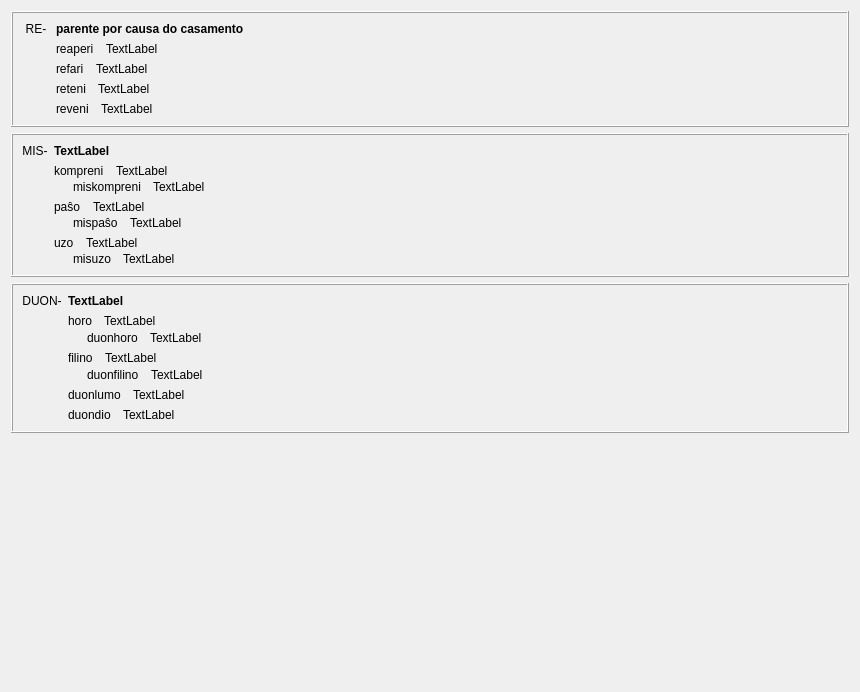
         <widget class="QWidget" name="scrollAreaWidgetContents_5">
          <property name="geometry">
           <rect>
            <x>0</x>
            <y>0</y>
            <width>860</width>
            <height>692</height>
           </rect>
          </property>
          <layout class="QVBoxLayout" name="verticalLayout_18">
           <item>
            <widget class="QFrame" name="frame_16">
             <property name="frameShape">
              <enum>QFrame::Box</enum>
             </property>
             <property name="frameShadow">
              <enum>QFrame::Raised</enum>
             </property>
             <layout class="QHBoxLayout" name="horizontalLayout_9">
              <item>
               <widget class="QLabel" name="label_283">
                <property name="sizePolicy">
                 <sizepolicy hsizetype="Maximum" vsizetype="Preferred">
                  <horstretch>0</horstretch>
                  <verstretch>0</verstretch>
                 </sizepolicy>
                </property>
                <property name="text">
                 <string> RE- </string>
                </property>
                <property name="alignment">
                 <set>Qt::AlignHCenter|Qt::AlignTop</set>
                </property>
                <property name="tipo" stdset="0">
                 <string>afikso</string>
                </property>
               </widget>
              </item>
              <item>
               <layout class="QVBoxLayout" name="verticalLayout_15">
                <item>
                 <widget class="QLabel" name="Lec08_Label605">
                  <property name="styleSheet">
                   <string notr="true">font-weight: bold;</string>
                  </property>
                  <property name="text">
                   <string>parente por causa do casamento</string>
                  </property>
                  <property name="wordWrap">
                   <bool>true</bool>
                  </property>
                 </widget>
                </item>
                <item>
                 <layout class="QHBoxLayout" name="horizontalLayout_560">
                  <property name="spacing">
                   <number>12</number>
                  </property>
                  <item>
                   <widget class="neklakebla_nova" name="Lec08_Button595">
                    <property name="text">
                     <string>reaperi</string>
                    </property>
                    <property name="wordWrap">
                     <bool>true</bool>
                    </property>
                   </widget>
                  </item>
                  <item>
                   <widget class="QLabel" name="Lec08_Label606">
                    <property name="sizePolicy">
                     <sizepolicy hsizetype="Expanding" vsizetype="Preferred">
                      <horstretch>0</horstretch>
                      <verstretch>0</verstretch>
                     </sizepolicy>
                    </property>
                    <property name="text">
                     <string>TextLabel</string>
                    </property>
                    <property name="wordWrap">
                     <bool>true</bool>
                    </property>
                   </widget>
                  </item>
                 </layout>
                </item>
                <item>
                 <layout class="QHBoxLayout" name="horizontalLayout_561">
                  <property name="spacing">
                   <number>12</number>
                  </property>
                  <item>
                   <widget class="neklakebla_nova" name="Lec08_Button596">
                    <property name="text">
                     <string>refari</string>
                    </property>
                    <property name="wordWrap">
                     <bool>true</bool>
                    </property>
                   </widget>
                  </item>
                  <item>
                   <widget class="QLabel" name="Lec08_Label607">
                    <property name="sizePolicy">
                     <sizepolicy hsizetype="Expanding" vsizetype="Preferred">
                      <horstretch>0</horstretch>
                      <verstretch>0</verstretch>
                     </sizepolicy>
                    </property>
                    <property name="text">
                     <string>TextLabel</string>
                    </property>
                    <property name="wordWrap">
                     <bool>true</bool>
                    </property>
                   </widget>
                  </item>
                 </layout>
                </item>
                <item>
                 <layout class="QHBoxLayout" name="horizontalLayout_562">
                  <property name="spacing">
                   <number>12</number>
                  </property>
                  <item>
                   <widget class="neklakebla_nova" name="Lec08_Button17">
                    <property name="text">
                     <string>reteni</string>
                    </property>
                    <property name="wordWrap">
                     <bool>true</bool>
                    </property>
                   </widget>
                  </item>
                  <item>
                   <widget class="QLabel" name="Lec08_Label28">
                    <property name="sizePolicy">
                     <sizepolicy hsizetype="Expanding" vsizetype="Preferred">
                      <horstretch>0</horstretch>
                      <verstretch>0</verstretch>
                     </sizepolicy>
                    </property>
                    <property name="text">
                     <string>TextLabel</string>
                    </property>
                    <property name="wordWrap">
                     <bool>true</bool>
                    </property>
                   </widget>
                  </item>
                 </layout>
                </item>
                <item>
                 <layout class="QHBoxLayout" name="horizontalLayout_563">
                  <property name="spacing">
                   <number>12</number>
                  </property>
                  <item>
                   <widget class="neklakebla_nova" name="Lec08_Button18">
                    <property name="text">
                     <string>reveni</string>
                    </property>
                    <property name="wordWrap">
                     <bool>true</bool>
                    </property>
                   </widget>
                  </item>
                  <item>
                   <widget class="QLabel" name="Lec08_Label29">
                    <property name="sizePolicy">
                     <sizepolicy hsizetype="Expanding" vsizetype="Preferred">
                      <horstretch>0</horstretch>
                      <verstretch>0</verstretch>
                     </sizepolicy>
                    </property>
                    <property name="text">
                     <string>TextLabel</string>
                    </property>
                    <property name="wordWrap">
                     <bool>true</bool>
                    </property>
                   </widget>
                  </item>
                 </layout>
                </item>
               </layout>
              </item>
             </layout>
            </widget>
           </item>
           <item>
            <widget class="QFrame" name="frame_15">
             <property name="frameShape">
              <enum>QFrame::Box</enum>
             </property>
             <property name="frameShadow">
              <enum>QFrame::Raised</enum>
             </property>
             <layout class="QHBoxLayout" name="horizontalLayout_10">
              <item>
               <widget class="QLabel" name="label_277">
                <property name="sizePolicy">
                 <sizepolicy hsizetype="Maximum" vsizetype="Preferred">
                  <horstretch>0</horstretch>
                  <verstretch>0</verstretch>
                 </sizepolicy>
                </property>
                <property name="text">
                 <string>MIS-</string>
                </property>
                <property name="alignment">
                 <set>Qt::AlignHCenter|Qt::AlignTop</set>
                </property>
                <property name="tipo" stdset="0">
                 <string>afikso</string>
                </property>
               </widget>
              </item>
              <item>
               <layout class="QVBoxLayout" name="verticalLayout">
                <item>
                 <widget class="QLabel" name="Lec08_Label608">
                  <property name="styleSheet">
                   <string notr="true">font-weight: bold;</string>
                  </property>
                  <property name="text">
                   <string>TextLabel</string>
                  </property>
                  <property name="wordWrap">
                   <bool>true</bool>
                  </property>
                 </widget>
                </item>
                <item>
                 <layout class="QVBoxLayout" name="verticalLayout_331">
                  <property name="spacing">
                   <number>2</number>
                  </property>
                  <item>
                   <layout class="QHBoxLayout" name="horizontalLayout_555">
                    <property name="spacing">
                     <number>12</number>
                    </property>
                    <item>
                     <widget class="neklakebla_nova" name="Lec08_Button597">
                      <property name="text">
                       <string>kompreni</string>
                      </property>
                      <property name="wordWrap">
                       <bool>true</bool>
                      </property>
                     </widget>
                    </item>
                    <item>
                     <widget class="QLabel" name="Lec08_Label609">
                      <property name="sizePolicy">
                       <sizepolicy hsizetype="Expanding" vsizetype="Preferred">
                        <horstretch>0</horstretch>
                        <verstretch>0</verstretch>
                       </sizepolicy>
                      </property>
                      <property name="text">
                       <string>TextLabel</string>
                      </property>
                      <property name="wordWrap">
                       <bool>true</bool>
                      </property>
                     </widget>
                    </item>
                   </layout>
                  </item>
                  <item>
                   <layout class="QHBoxLayout" name="horizontalLayout_556">
                    <property name="spacing">
                     <number>12</number>
                    </property>
                    <item>
                     <widget class="label_sago_reversa" name="label_269">
                      <property name="sizePolicy">
                       <sizepolicy hsizetype="Maximum" vsizetype="Preferred">
                        <horstretch>0</horstretch>
                        <verstretch>0</verstretch>
                       </sizepolicy>
                      </property>
                      <property name="text">
                       <string/>
                      </property>
                      <property name="pixmap">
                       <pixmap resource="ikonoj.qrc">:/ikonoj/sago_revena.png</pixmap>
                      </property>
                     </widget>
                    </item>
                    <item>
                     <widget class="neklakebla_nova" name="Lec08_Button598">
                      <property name="text">
                       <string>miskompreni</string>
                      </property>
                      <property name="wordWrap">
                       <bool>true</bool>
                      </property>
                     </widget>
                    </item>
                    <item>
                     <widget class="QLabel" name="Lec08_Label610">
                      <property name="sizePolicy">
                       <sizepolicy hsizetype="Expanding" vsizetype="Preferred">
                        <horstretch>0</horstretch>
                        <verstretch>0</verstretch>
                       </sizepolicy>
                      </property>
                      <property name="text">
                       <string>TextLabel</string>
                      </property>
                      <property name="wordWrap">
                       <bool>true</bool>
                      </property>
                     </widget>
                    </item>
                   </layout>
                  </item>
                 </layout>
                </item>
                <item>
                 <layout class="QVBoxLayout" name="verticalLayout_382">
                  <property name="spacing">
                   <number>2</number>
                  </property>
                  <item>
                   <layout class="QHBoxLayout" name="horizontalLayout_628">
                    <property name="spacing">
                     <number>12</number>
                    </property>
                    <item>
                     <widget class="neklakebla_nova" name="Lec08_Button602">
                      <property name="text">
                       <string>paŝo</string>
                      </property>
                      <property name="wordWrap">
                       <bool>true</bool>
                      </property>
                     </widget>
                    </item>
                    <item>
                     <widget class="QLabel" name="Lec08_Label615">
                      <property name="sizePolicy">
                       <sizepolicy hsizetype="Expanding" vsizetype="Preferred">
                        <horstretch>0</horstretch>
                        <verstretch>0</verstretch>
                       </sizepolicy>
                      </property>
                      <property name="text">
                       <string>TextLabel</string>
                      </property>
                      <property name="wordWrap">
                       <bool>true</bool>
                      </property>
                     </widget>
                    </item>
                   </layout>
                  </item>
                  <item>
                   <layout class="QHBoxLayout" name="horizontalLayout_629">
                    <property name="spacing">
                     <number>12</number>
                    </property>
                    <item>
                     <widget class="label_sago_reversa" name="label_370">
                      <property name="sizePolicy">
                       <sizepolicy hsizetype="Maximum" vsizetype="Preferred">
                        <horstretch>0</horstretch>
                        <verstretch>0</verstretch>
                       </sizepolicy>
                      </property>
                      <property name="text">
                       <string/>
                      </property>
                      <property name="pixmap">
                       <pixmap resource="ikonoj.qrc">:/ikonoj/sago_revena.png</pixmap>
                      </property>
                     </widget>
                    </item>
                    <item>
                     <widget class="neklakebla_nova" name="Lec08_Button24">
                      <property name="text">
                       <string>mispaŝo</string>
                      </property>
                      <property name="wordWrap">
                       <bool>true</bool>
                      </property>
                     </widget>
                    </item>
                    <item>
                     <widget class="QLabel" name="Lec08_Label35">
                      <property name="sizePolicy">
                       <sizepolicy hsizetype="Expanding" vsizetype="Preferred">
                        <horstretch>0</horstretch>
                        <verstretch>0</verstretch>
                       </sizepolicy>
                      </property>
                      <property name="text">
                       <string>TextLabel</string>
                      </property>
                      <property name="wordWrap">
                       <bool>true</bool>
                      </property>
                     </widget>
                    </item>
                   </layout>
                  </item>
                 </layout>
                </item>
                <item>
                 <layout class="QVBoxLayout" name="verticalLayout_338">
                  <property name="spacing">
                   <number>2</number>
                  </property>
                  <item>
                   <layout class="QHBoxLayout" name="horizontalLayout_557">
                    <property name="spacing">
                     <number>12</number>
                    </property>
                    <item>
                     <widget class="neklakebla_nova" name="Lec08_Button19">
                      <property name="text">
                       <string>uzo</string>
                      </property>
                      <property name="wordWrap">
                       <bool>true</bool>
                      </property>
                     </widget>
                    </item>
                    <item>
                     <widget class="QLabel" name="Lec08_Label30">
                      <property name="sizePolicy">
                       <sizepolicy hsizetype="Expanding" vsizetype="Preferred">
                        <horstretch>0</horstretch>
                        <verstretch>0</verstretch>
                       </sizepolicy>
                      </property>
                      <property name="text">
                       <string>TextLabel</string>
                      </property>
                      <property name="wordWrap">
                       <bool>true</bool>
                      </property>
                     </widget>
                    </item>
                   </layout>
                  </item>
                  <item>
                   <layout class="QHBoxLayout" name="horizontalLayout_558">
                    <property name="spacing">
                     <number>12</number>
                    </property>
                    <item>
                     <widget class="label_sago_reversa" name="label_270">
                      <property name="sizePolicy">
                       <sizepolicy hsizetype="Maximum" vsizetype="Preferred">
                        <horstretch>0</horstretch>
                        <verstretch>0</verstretch>
                       </sizepolicy>
                      </property>
                      <property name="text">
                       <string/>
                      </property>
                      <property name="pixmap">
                       <pixmap resource="ikonoj.qrc">:/ikonoj/sago_revena.png</pixmap>
                      </property>
                     </widget>
                    </item>
                    <item>
                     <widget class="neklakebla_nova" name="Lec08_Button20">
                      <property name="text">
                       <string>misuzo</string>
                      </property>
                      <property name="wordWrap">
                       <bool>true</bool>
                      </property>
                     </widget>
                    </item>
                    <item>
                     <widget class="QLabel" name="Lec08_Label31">
                      <property name="sizePolicy">
                       <sizepolicy hsizetype="Expanding" vsizetype="Preferred">
                        <horstretch>0</horstretch>
                        <verstretch>0</verstretch>
                       </sizepolicy>
                      </property>
                      <property name="text">
                       <string>TextLabel</string>
                      </property>
                      <property name="wordWrap">
                       <bool>true</bool>
                      </property>
                     </widget>
                    </item>
                   </layout>
                  </item>
                 </layout>
                </item>
               </layout>
              </item>
             </layout>
            </widget>
           </item>
           <item>
            <widget class="QFrame" name="frame_14">
             <property name="frameShape">
              <enum>QFrame::Box</enum>
             </property>
             <property name="frameShadow">
              <enum>QFrame::Raised</enum>
             </property>
             <layout class="QHBoxLayout" name="horizontalLayout_11">
              <item>
               <widget class="QLabel" name="label_271">
                <property name="sizePolicy">
                 <sizepolicy hsizetype="Maximum" vsizetype="Preferred">
                  <horstretch>0</horstretch>
                  <verstretch>0</verstretch>
                 </sizepolicy>
                </property>
                <property name="text">
                 <string>DUON-</string>
                </property>
                <property name="alignment">
                 <set>Qt::AlignHCenter|Qt::AlignTop</set>
                </property>
                <property name="tipo" stdset="0">
                 <string>afikso</string>
                </property>
               </widget>
              </item>
              <item>
               <layout class="QVBoxLayout" name="verticalLayout_65">
                <item>
                 <widget class="QLabel" name="Lec08_Label611">
                  <property name="styleSheet">
                   <string notr="true">font-weight: bold;</string>
                  </property>
                  <property name="text">
                   <string>TextLabel</string>
                  </property>
                  <property name="wordWrap">
                   <bool>true</bool>
                  </property>
                 </widget>
                </item>
                <item>
                 <layout class="QVBoxLayout" name="verticalLayout_64">
                  <property name="spacing">
                   <number>3</number>
                  </property>
                  <item>
                   <layout class="QHBoxLayout" name="horizontalLayout_550">
                    <property name="spacing">
                     <number>12</number>
                    </property>
                    <item>
                     <widget class="neklakebla_nova" name="Lec08_Button600">
                      <property name="text">
                       <string>horo</string>
                      </property>
                      <property name="wordWrap">
                       <bool>true</bool>
                      </property>
                     </widget>
                    </item>
                    <item>
                     <widget class="QLabel" name="Lec08_Label613">
                      <property name="sizePolicy">
                       <sizepolicy hsizetype="Expanding" vsizetype="Preferred">
                        <horstretch>0</horstretch>
                        <verstretch>0</verstretch>
                       </sizepolicy>
                      </property>
                      <property name="text">
                       <string>TextLabel</string>
                      </property>
                      <property name="wordWrap">
                       <bool>true</bool>
                      </property>
                     </widget>
                    </item>
                   </layout>
                  </item>
                  <item>
                   <layout class="QHBoxLayout" name="horizontalLayout_551">
                    <property name="spacing">
                     <number>12</number>
                    </property>
                    <item>
                     <widget class="label_sago_reversa" name="label_371">
                      <property name="sizePolicy">
                       <sizepolicy hsizetype="Maximum" vsizetype="Preferred">
                        <horstretch>0</horstretch>
                        <verstretch>0</verstretch>
                       </sizepolicy>
                      </property>
                      <property name="text">
                       <string/>
                      </property>
                      <property name="pixmap">
                       <pixmap resource="ikonoj.qrc">:/ikonoj/sago_revena.png</pixmap>
                      </property>
                     </widget>
                    </item>
                    <item>
                     <widget class="neklakebla_nova" name="Lec08_Button603">
                      <property name="text">
                       <string>duonhoro</string>
                      </property>
                      <property name="wordWrap">
                       <bool>true</bool>
                      </property>
                     </widget>
                    </item>
                    <item>
                     <widget class="QLabel" name="Lec08_Label616">
                      <property name="sizePolicy">
                       <sizepolicy hsizetype="Expanding" vsizetype="Preferred">
                        <horstretch>0</horstretch>
                        <verstretch>0</verstretch>
                       </sizepolicy>
                      </property>
                      <property name="text">
                       <string>TextLabel</string>
                      </property>
                      <property name="wordWrap">
                       <bool>true</bool>
                      </property>
                     </widget>
                    </item>
                   </layout>
                  </item>
                 </layout>
                </item>
                <item>
                 <layout class="QVBoxLayout" name="verticalLayout_17">
                  <property name="spacing">
                   <number>3</number>
                  </property>
                  <item>
                   <layout class="QHBoxLayout" name="horizontalLayout_552">
                    <property name="spacing">
                     <number>12</number>
                    </property>
                    <item>
                     <widget class="neklakebla_nova" name="Lec08_Button22">
                      <property name="text">
                       <string>filino</string>
                      </property>
                      <property name="wordWrap">
                       <bool>true</bool>
                      </property>
                     </widget>
                    </item>
                    <item>
                     <widget class="QLabel" name="Lec08_Label33">
                      <property name="sizePolicy">
                       <sizepolicy hsizetype="Expanding" vsizetype="Preferred">
                        <horstretch>0</horstretch>
                        <verstretch>0</verstretch>
                       </sizepolicy>
                      </property>
                      <property name="text">
                       <string>TextLabel</string>
                      </property>
                      <property name="wordWrap">
                       <bool>true</bool>
                      </property>
                     </widget>
                    </item>
                   </layout>
                  </item>
                  <item>
                   <layout class="QHBoxLayout" name="horizontalLayout_553">
                    <property name="spacing">
                     <number>12</number>
                    </property>
                    <item>
                     <widget class="label_sago_reversa" name="label_372">
                      <property name="sizePolicy">
                       <sizepolicy hsizetype="Maximum" vsizetype="Preferred">
                        <horstretch>0</horstretch>
                        <verstretch>0</verstretch>
                       </sizepolicy>
                      </property>
                      <property name="text">
                       <string/>
                      </property>
                      <property name="pixmap">
                       <pixmap resource="ikonoj.qrc">:/ikonoj/sago_revena.png</pixmap>
                      </property>
                     </widget>
                    </item>
                    <item>
                     <widget class="neklakebla_nova" name="Lec08_Button25">
                      <property name="text">
                       <string>duonfilino</string>
                      </property>
                      <property name="wordWrap">
                       <bool>true</bool>
                      </property>
                     </widget>
                    </item>
                    <item>
                     <widget class="QLabel" name="Lec08_Label36">
                      <property name="sizePolicy">
                       <sizepolicy hsizetype="Expanding" vsizetype="Preferred">
                        <horstretch>0</horstretch>
                        <verstretch>0</verstretch>
                       </sizepolicy>
                      </property>
                      <property name="text">
                       <string>TextLabel</string>
                      </property>
                      <property name="wordWrap">
                       <bool>true</bool>
                      </property>
                     </widget>
                    </item>
                   </layout>
                  </item>
                 </layout>
                </item>
                <item>
                 <layout class="QHBoxLayout" name="horizontalLayout_630">
                  <property name="spacing">
                   <number>12</number>
                  </property>
                  <item>
                   <widget class="neklakebla_nova" name="Lec08_Button23">
                    <property name="text">
                     <string>duonlumo</string>
                    </property>
                    <property name="wordWrap">
                     <bool>true</bool>
                    </property>
                   </widget>
                  </item>
                  <item>
                   <widget class="QLabel" name="Lec08_Label2">
                    <property name="sizePolicy">
                     <sizepolicy hsizetype="Expanding" vsizetype="Preferred">
                      <horstretch>0</horstretch>
                      <verstretch>0</verstretch>
                     </sizepolicy>
                    </property>
                    <property name="text">
                     <string>TextLabel</string>
                    </property>
                    <property name="wordWrap">
                     <bool>true</bool>
                    </property>
                   </widget>
                  </item>
                 </layout>
                </item>
                <item>
                 <layout class="QHBoxLayout" name="horizontalLayout_554">
                  <property name="spacing">
                   <number>12</number>
                  </property>
                  <item>
                   <widget class="neklakebla_nova" name="Lec08_Button21">
                    <property name="text">
                     <string>duondio</string>
                    </property>
                    <property name="wordWrap">
                     <bool>true</bool>
                    </property>
                   </widget>
                  </item>
                  <item>
                   <widget class="QLabel" name="Lec08_Label1">
                    <property name="sizePolicy">
                     <sizepolicy hsizetype="Expanding" vsizetype="Preferred">
                      <horstretch>0</horstretch>
                      <verstretch>0</verstretch>
                     </sizepolicy>
                    </property>
                    <property name="text">
                     <string>TextLabel</string>
                    </property>
                    <property name="wordWrap">
                     <bool>true</bool>
                    </property>
                   </widget>
                  </item>
                 </layout>
                </item>
               </layout>
              </item>
             </layout>
            </widget>
           </item>
           <item>
            <spacer name="verticalSpacer_5">
             <property name="orientation">
              <enum>Qt::Vertical</enum>
             </property>
             <property name="sizeHint" stdset="0">
              <size>
               <width>20</width>
               <height>40</height>
              </size>
             </property>
            </spacer>
           </item>
          </layout>
         </widget>
